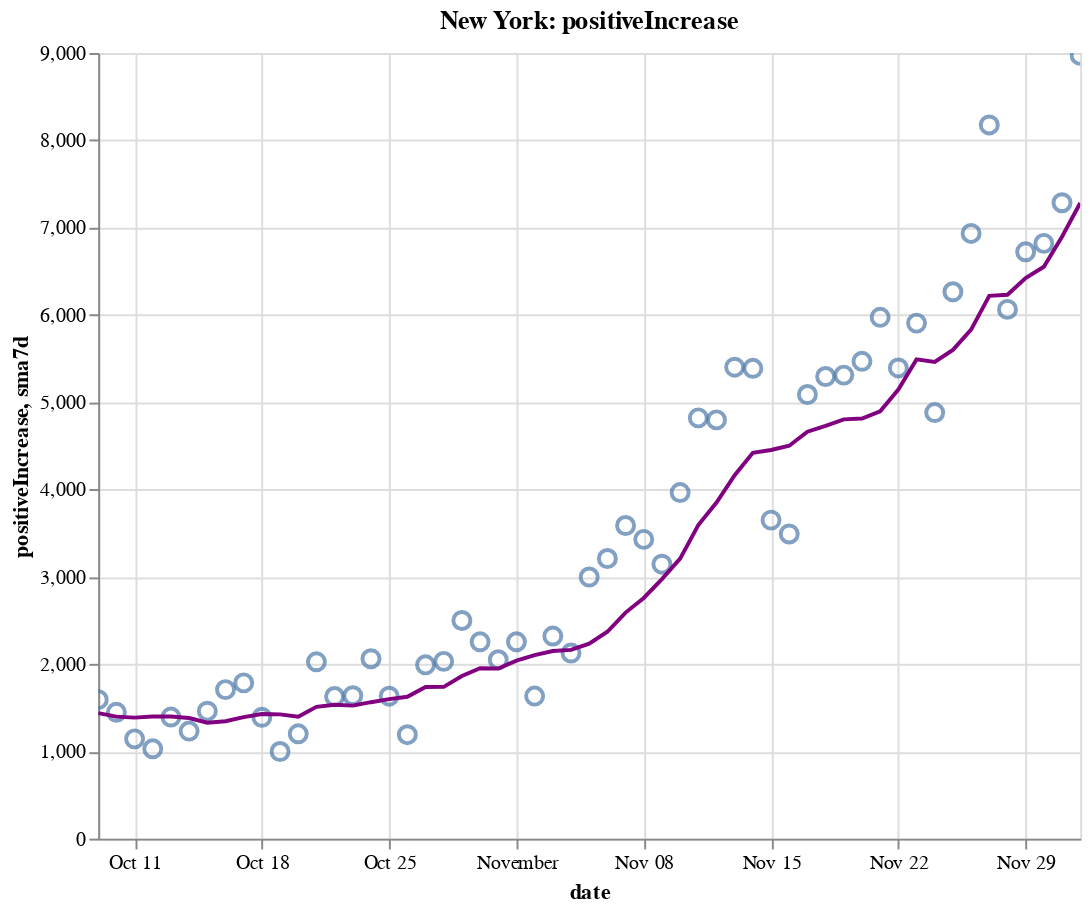

Source (notebook cell):
### Code cell
create_plot(ny, 'positiveIncrease')

### Figure 1 — Vega-Lite specification as saved in the notebook (floating-point values rounded to 4 significant figures)
{"config": {"view": {"continuousWidth": 400, "continuousHeight": 300}}, "layer": [{"layer": [{"mark": {"type": "point", "size": 75}, "encoding": {"tooltip": [{"type": "temporal", "field": "date"}, {"type": "quantitative", "field": "positiveIncrease"}, {"type": "quantitative", "field": "sma7d"}], "x": {"type": "temporal", "field": "date"}, "y": {"type": "quantitative", "field": "positiveIncrease"}}, "selection": {"selector008": {"type": "interval", "bind": "scales", "encodings": ["x", "y"]}}}, {"mark": {"type": "line", "color": "purple"}, "encoding": {"x": {"type": "temporal", "field": "date"}, "y": {"type": "quantitative", "field": "sma7d"}}}]}, {"mark": {"type": "rule", "color": "#aaa"}, "encoding": {"x": {"type": "temporal", "field": "date"}}, "transform": [{"filter": {"selection": "selector007"}}]}, {"mark": "circle", "encoding": {"opacity": {"condition": {"value": 1, "selection": "selector007"}, "value": 0}, "tooltip": [{"type": "temporal", "field": "date"}, {"type": "quantitative", "field": "positiveIncrease"}, {"type": "quantitative", "field": "sma7d"}], "x": {"type": "temporal", "field": "date"}, "y": {"type": "quantitative", "field": "positiveIncrease"}}, "selection": {"selector007": {"type": "single", "encodings": ["x"], "on": "mouseover", "nearest": true, "empty": "none"}}}, {"mark": {"type": "text", "align": "left", "dx": 5, "dy": -5, "stroke": "white", "strokeWidth": 2}, "encoding": {"text": {"type": "quantitative", "field": "positiveIncrease"}, "tooltip": [{"type": "temporal", "field": "date"}, {"type": "quantitative", "field": "positiveIncrease"}, {"type": "quantitative", "field": "sma7d"}], "x": {"type": "temporal", "field": "date"}, "y": {"type": "quantitative", "field": "positiveIncrease"}}, "transform": [{"filter": {"selection": "selector007"}}]}, {"mark": {"type": "text", "align": "left", "dx": 5, "dy": -5}, "encoding": {"text": {"type": "quantitative", "field": "positiveIncrease"}, "tooltip": [{"type": "temporal", "field": "date"}, {"type": "quantitative", "field": "positiveIncrease"}, {"type": "quantitative", "field": "sma7d"}], "x": {"type": "temporal", "field": "date"}, "y": {"type": "quantitative", "field": "positiveIncrease"}}, "transform": [{"filter": {"selection": "selector007"}}]}], "data": {"name": "data-2bf33b4399ffe3c814f96a04ab4c0330"}, "height": 400, "title": "New York: positiveIncrease", "width": 500, "$schema": "https://vega.github.io/schema/vega-lite/v4.8.1.json", "datasets": {"data-2bf33b4399ffe3c814f96a04ab4c0330": [{"date": "2020-10-09T00:00:00", "totalTestResultsIncrease": 139300.0, "positiveIncrease": 1592.0, "death": 25560.0, "deathIncrease": 6.0, "positiveRate": 0.011, "state": "New York", "sma7d": 1438.0}, {"date": "2020-10-10T00:00:00", "totalTestResultsIncrease": 134600.0, "positiveIncrease": 1447.0, "death": 25570.0, "deathIncrease": 8.0, "positiveRate": 0.011, "state": "New York", "sma7d": 1398.0}, {"date": "2020-10-11T00:00:00", "totalTestResultsIncrease": 118300.0, "positiveIncrease": 1143.0, "death": 25570.0, "deathIncrease": 5.0, "positiveRate": 0.01, "state": "New York", "sma7d": 1386.0}, {"date": "2020-10-12T00:00:00", "totalTestResultsIncrease": 91790.0, "positiveIncrease": 1029.0, "death": 25590.0, "deathIncrease": 13.0, "positiveRate": 0.011, "state": "New York", "sma7d": 1400.0}, {"date": "2020-10-13T00:00:00", "totalTestResultsIncrease": 99070.0, "positiveIncrease": 1393.0, "death": 25600.0, "deathIncrease": 11.0, "positiveRate": 0.014, "state": "New York", "sma7d": 1400.0}, {"date": "2020-10-14T00:00:00", "totalTestResultsIncrease": 111700.0, "positiveIncrease": 1232.0, "death": 25600.0, "deathIncrease": 7.0, "positiveRate": 0.011, "state": "New York", "sma7d": 1382.0}, {"date": "2020-10-15T00:00:00", "totalTestResultsIncrease": 133200.0, "positiveIncrease": 1460.0, "death": 25620.0, "deathIncrease": 13.0, "positiveRate": 0.011, "state": "New York", "sma7d": 1328.0}, {"date": "2020-10-16T00:00:00", "totalTestResultsIncrease": 136000.0, "positiveIncrease": 1707.0, "death": 25630.0, "deathIncrease": 10.0, "positiveRate": 0.013, "state": "New York", "sma7d": 1344.0}, {"date": "2020-10-17T00:00:00", "totalTestResultsIncrease": 160000.0, "positiveIncrease": 1784.0, "death": 25640.0, "deathIncrease": 9.0, "positiveRate": 0.011, "state": "New York", "sma7d": 1393.0}, {"date": "2020-10-18T00:00:00", "totalTestResultsIncrease": 128800.0, "positiveIncrease": 1390.0, "death": 25640.0, "deathIncrease": 7.0, "positiveRate": 0.011, "state": "New York", "sma7d": 1428.0}, {"date": "2020-10-19T00:00:00", "totalTestResultsIncrease": 82010.0, "positiveIncrease": 998.0, "death": 25660.0, "deathIncrease": 15.0, "positiveRate": 0.012, "state": "New York", "sma7d": 1423.0}, {"date": "2020-10-20T00:00:00", "totalTestResultsIncrease": 90540.0, "positiveIncrease": 1201.0, "death": 25670.0, "deathIncrease": 13.0, "positiveRate": 0.013, "state": "New York", "sma7d": 1396.0}, {"date": "2020-10-21T00:00:00", "totalTestResultsIncrease": 124800.0, "positiveIncrease": 2026.0, "death": 25680.0, "deathIncrease": 7.0, "positiveRate": 0.016, "state": "New York", "sma7d": 1509.0}, {"date": "2020-10-22T00:00:00", "totalTestResultsIncrease": 135300.0, "positiveIncrease": 1628.0, "death": 25690.0, "deathIncrease": 15.0, "positiveRate": 0.012, "state": "New York", "sma7d": 1533.0}, {"date": "2020-10-23T00:00:00", "totalTestResultsIncrease": 141500.0, "positiveIncrease": 1637.0, "death": 25700.0, "deathIncrease": 11.0, "positiveRate": 0.012, "state": "New York", "sma7d": 1523.0}, {"date": "2020-10-24T00:00:00", "totalTestResultsIncrease": 156900.0, "positiveIncrease": 2061.0, "death": 25720.0, "deathIncrease": 13.0, "positiveRate": 0.013, "state": "New York", "sma7d": 1563.0}, {"date": "2020-10-25T00:00:00", "totalTestResultsIncrease": 120800.0, "positiveIncrease": 1632.0, "death": 25730.0, "deathIncrease": 12.0, "positiveRate": 0.014, "state": "New York", "sma7d": 1598.0}, {"date": "2020-10-26T00:00:00", "totalTestResultsIncrease": 82120.0, "positiveIncrease": 1191.0, "death": 25740.0, "deathIncrease": 12.0, "positiveRate": 0.015, "state": "New York", "sma7d": 1625.0}, {"date": "2020-10-27T00:00:00", "totalTestResultsIncrease": 111600.0, "positiveIncrease": 1991.0, "death": 25760.0, "deathIncrease": 16.0, "positiveRate": 0.018, "state": "New York", "sma7d": 1738.0}, {"date": "2020-10-28T00:00:00", "totalTestResultsIncrease": 129700.0, "positiveIncrease": 2031.0, "death": 25770.0, "deathIncrease": 15.0, "positiveRate": 0.016, "state": "New York", "sma7d": 1739.0}, {"date": "2020-10-29T00:00:00", "totalTestResultsIncrease": 168400.0, "positiveIncrease": 2499.0, "death": 25790.0, "deathIncrease": 19.0, "positiveRate": 0.015, "state": "New York", "sma7d": 1863.0}, {"date": "2020-10-30T00:00:00", "totalTestResultsIncrease": 146900.0, "positiveIncrease": 2255.0, "death": 25800.0, "deathIncrease": 12.0, "positiveRate": 0.015, "state": "New York", "sma7d": 1951.0}, {"date": "2020-10-31T00:00:00", "totalTestResultsIncrease": 137000.0, "positiveIncrease": 2049.0, "death": 25810.0, "deathIncrease": 3.0, "positiveRate": 0.015, "state": "New York", "sma7d": 1950.0}, {"date": "2020-11-01T00:00:00", "totalTestResultsIncrease": 148900.0, "positiveIncrease": 2255.0, "death": 25820.0, "deathIncrease": 17.0, "positiveRate": 0.015, "state": "New York", "sma7d": 2039.0}, {"date": "2020-11-02T00:00:00", "totalTestResultsIncrease": 96100.0, "positiveIncrease": 1633.0, "death": 25840.0, "deathIncrease": 14.0, "positiveRate": 0.017, "state": "New York", "sma7d": 2102.0}, {"date": "2020-11-03T00:00:00", "totalTestResultsIncrease": 127900.0, "positiveIncrease": 2321.0, "death": 25850.0, "deathIncrease": 15.0, "positiveRate": 0.018, "state": "New York", "sma7d": 2149.0}, {"date": "2020-11-04T00:00:00", "totalTestResultsIncrease": 133500.0, "positiveIncrease": 2126.0, "death": 25870.0, "deathIncrease": 15.0, "positiveRate": 0.016, "state": "New York", "sma7d": 2163.0}, {"date": "2020-11-05T00:00:00", "totalTestResultsIncrease": 161000.0, "positiveIncrease": 2997.0, "death": 25890.0, "deathIncrease": 24.0, "positiveRate": 0.019, "state": "New York", "sma7d": 2234.0}, {"date": "2020-11-06T00:00:00", "totalTestResultsIncrease": 160700.0, "positiveIncrease": 3209.0, "death": 25910.0, "deathIncrease": 18.0, "positiveRate": 0.02, "state": "New York", "sma7d": 2370.0}, {"date": "2020-11-07T00:00:00", "totalTestResultsIncrease": 163300.0, "positiveIncrease": 3587.0, "death": 25930.0, "deathIncrease": 18.0, "positiveRate": 0.022, "state": "New York", "sma7d": 2590.0}, {"date": "2020-11-08T00:00:00", "totalTestResultsIncrease": 145600.0, "positiveIncrease": 3428.0, "death": 25950.0, "deathIncrease": 19.0, "positiveRate": 0.024, "state": "New York", "sma7d": 2757.0}, {"date": "2020-11-09T00:00:00", "totalTestResultsIncrease": 111400.0, "positiveIncrease": 3144.0, "death": 25970.0, "deathIncrease": 26.0, "positiveRate": 0.028, "state": "New York", "sma7d": 2973.0}, {"date": "2020-11-10T00:00:00", "totalTestResultsIncrease": 128000.0, "positiveIncrease": 3965.0, "death": 26000.0, "deathIncrease": 32.0, "positiveRate": 0.031, "state": "New York", "sma7d": 3208.0}, {"date": "2020-11-11T00:00:00", "totalTestResultsIncrease": 164300.0, "positiveIncrease": 4820.0, "death": 26030.0, "deathIncrease": 21.0, "positiveRate": 0.029, "state": "New York", "sma7d": 3593.0}, {"date": "2020-11-12T00:00:00", "totalTestResultsIncrease": 162600.0, "positiveIncrease": 4797.0, "death": 26060.0, "deathIncrease": 29.0, "positiveRate": 0.029, "state": "New York", "sma7d": 3850.0}, {"date": "2020-11-13T00:00:00", "totalTestResultsIncrease": 203700.0, "positiveIncrease": 5401.0, "death": 26080.0, "deathIncrease": 24.0, "positiveRate": 0.027, "state": "New York", "sma7d": 4163.0}, {"date": "2020-11-14T00:00:00", "totalTestResultsIncrease": 184200.0, "positiveIncrease": 5388.0, "death": 26100.0, "deathIncrease": 24.0, "positiveRate": 0.029, "state": "New York", "sma7d": 4420.0}, {"date": "2020-11-15T00:00:00", "totalTestResultsIncrease": 133200.0, "positiveIncrease": 3649.0, "death": 26130.0, "deathIncrease": 30.0, "positiveRate": 0.027, "state": "New York", "sma7d": 4452.0}, {"date": "2020-11-16T00:00:00", "totalTestResultsIncrease": 124600.0, "positiveIncrease": 3490.0, "death": 26160.0, "deathIncrease": 26.0, "positiveRate": 0.028, "state": "New York", "sma7d": 4501.0}, {"date": "2020-11-17T00:00:00", "totalTestResultsIncrease": 159900.0, "positiveIncrease": 5088.0, "death": 26190.0, "deathIncrease": 30.0, "positiveRate": 0.032, "state": "New York", "sma7d": 4662.0}, {"date": "2020-11-18T00:00:00", "totalTestResultsIncrease": 154400.0, "positiveIncrease": 5294.0, "death": 26220.0, "deathIncrease": 36.0, "positiveRate": 0.034, "state": "New York", "sma7d": 4730.0}, {"date": "2020-11-19T00:00:00", "totalTestResultsIncrease": 195200.0, "positiveIncrease": 5310.0, "death": 26260.0, "deathIncrease": 32.0, "positiveRate": 0.027, "state": "New York", "sma7d": 4803.0}, {"date": "2020-11-20T00:00:00", "totalTestResultsIncrease": 205500.0, "positiveIncrease": 5468.0, "death": 26290.0, "deathIncrease": 35.0, "positiveRate": 0.027, "state": "New York", "sma7d": 4812.0}, {"date": "2020-11-21T00:00:00", "totalTestResultsIncrease": 207900.0, "positiveIncrease": 5972.0, "death": 26330.0, "deathIncrease": 34.0, "positiveRate": 0.029, "state": "New York", "sma7d": 4896.0}, {"date": "2020-11-22T00:00:00", "totalTestResultsIncrease": 196600.0, "positiveIncrease": 5392.0, "death": 26360.0, "deathIncrease": 31.0, "positiveRate": 0.027, "state": "New York", "sma7d": 5145.0}, {"date": "2020-11-23T00:00:00", "totalTestResultsIncrease": 191500.0, "positiveIncrease": 5906.0, "death": 26390.0, "deathIncrease": 33.0, "positiveRate": 0.031, "state": "New York", "sma7d": 5490.0}, {"date": "2020-11-24T00:00:00", "totalTestResultsIncrease": 164800.0, "positiveIncrease": 4881.0, "death": 26440.0, "deathIncrease": 51.0, "positiveRate": 0.03, "state": "New York", "sma7d": 5460.0}, {"date": "2020-11-25T00:00:00", "totalTestResultsIncrease": 173100.0, "positiveIncrease": 6265.0, "death": 26480.0, "deathIncrease": 41.0, "positiveRate": 0.036, "state": "New York", "sma7d": 5599.0}, {"date": "2020-11-26T00:00:00", "totalTestResultsIncrease": 217700.0, "positiveIncrease": 6933.0, "death": 26550.0, "deathIncrease": 67.0, "positiveRate": 0.032, "state": "New York", "sma7d": 5831.0}, {"date": "2020-11-27T00:00:00", "totalTestResultsIncrease": 219400.0, "positiveIncrease": 8176.0, "death": 26590.0, "deathIncrease": 39.0, "positiveRate": 0.037, "state": "New York", "sma7d": 6218.0}, {"date": "2020-11-28T00:00:00", "totalTestResultsIncrease": 152400.0, "positiveIncrease": 6063.0, "death": 26630.0, "deathIncrease": 44.0, "positiveRate": 0.04, "state": "New York", "sma7d": 6231.0}, {"date": "2020-11-29T00:00:00", "totalTestResultsIncrease": 157300.0, "positiveIncrease": 6723.0, "death": 26690.0, "deathIncrease": 58.0, "positiveRate": 0.043, "state": "New York", "sma7d": 6421.0}, {"date": "2020-11-30T00:00:00", "totalTestResultsIncrease": 149000.0, "positiveIncrease": 6819.0, "death": 26750.0, "deathIncrease": 57.0, "positiveRate": 0.046, "state": "New York", "sma7d": 6551.0}, {"date": "2020-12-01T00:00:00", "totalTestResultsIncrease": 146700.0, "positiveIncrease": 7285.0, "death": 26820.0, "deathIncrease": 69.0, "positiveRate": 0.05, "state": "New York", "sma7d": 6895.0}, {"date": "2020-12-02T00:00:00", "totalTestResultsIncrease": 193600.0, "positiveIncrease": 8973.0, "death": 26890.0, "deathIncrease": 73.0, "positiveRate": 0.046, "state": "New York", "sma7d": 7282.0}]}}
